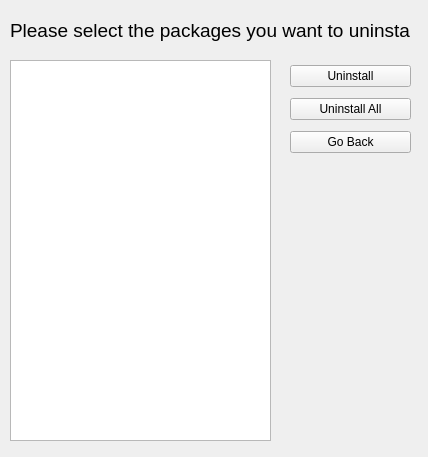
<?xml version="1.0" encoding="UTF-8"?>
<ui version="4.0">
 <class>Form</class>
 <widget class="QWidget" name="Form">
  <property name="geometry">
   <rect>
    <x>0</x>
    <y>0</y>
    <width>428</width>
    <height>457</height>
   </rect>
  </property>
  <property name="windowTitle">
   <string>Uninstall Packages</string>
  </property>
  <widget class="QLabel" name="label">
   <property name="geometry">
    <rect>
     <x>10</x>
     <y>20</y>
     <width>401</width>
     <height>21</height>
    </rect>
   </property>
   <property name="font">
    <font>
     <pointsize>14</pointsize>
    </font>
   </property>
   <property name="text">
    <string>Please select the packages you want to uninstall:</string>
   </property>
  </widget>
  <widget class="QListWidget" name="listWidget">
   <property name="geometry">
    <rect>
     <x>10</x>
     <y>60</y>
     <width>261</width>
     <height>381</height>
    </rect>
   </property>
   <property name="selectionMode">
    <enum>QAbstractItemView::MultiSelection</enum>
   </property>
  </widget>
  <widget class="QWidget" name="verticalLayoutWidget">
   <property name="geometry">
    <rect>
     <x>290</x>
     <y>60</y>
     <width>121</width>
     <height>98</height>
    </rect>
   </property>
   <layout class="QVBoxLayout" name="verticalLayout">
    <item>
     <widget class="QPushButton" name="btnUninstall">
      <property name="text">
       <string>Uninstall</string>
      </property>
     </widget>
    </item>
    <item>
     <widget class="QPushButton" name="btnUninstallAll">
      <property name="text">
       <string>Uninstall All</string>
      </property>
     </widget>
    </item>
    <item>
     <widget class="QPushButton" name="btnBack">
      <property name="text">
       <string>Go Back</string>
      </property>
     </widget>
    </item>
   </layout>
  </widget>
 </widget>
 <resources/>
 <connections/>
</ui>
